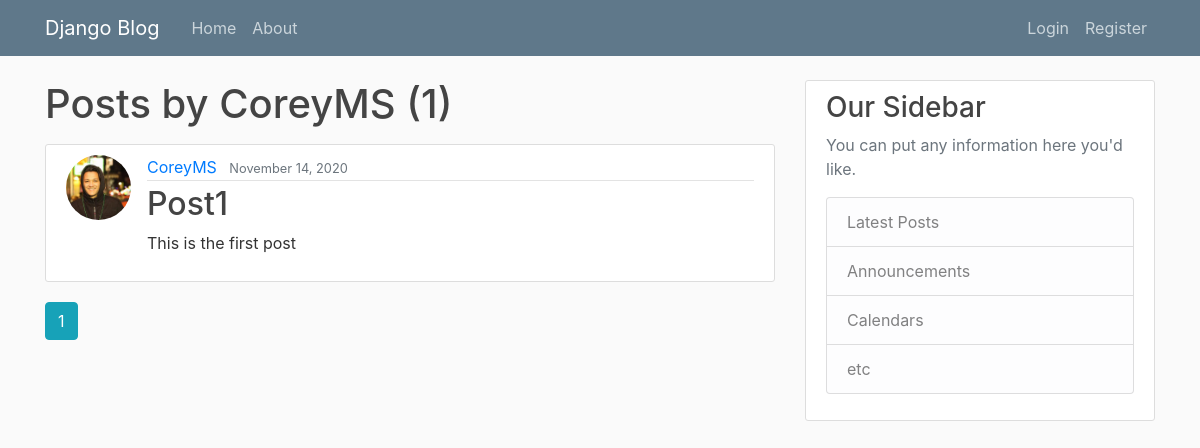
Before: /user/CoreyMS with the older database file.
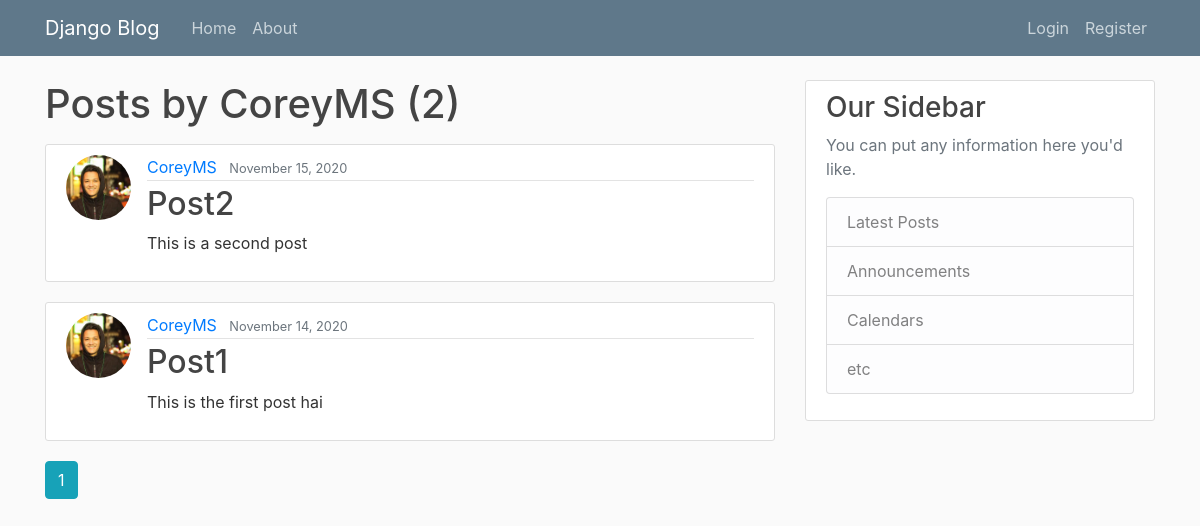
After: the same page with the newer database file.
### blog/models.py (models this page shows, shortened)
class Post(models.Model):
    title = models.CharField(max_length=100)
    content = models.TextField()
    date_posted = models.DateTimeField(default=timezone.now)
    author = models.name = models.ForeignKey(User, on_delete=models.CASCADE)

### users/models.py (models this page shows, shortened)
class Profile(models.Model):
    user = models.OneToOneField(User, on_delete=models.CASCADE)
    image = models.ImageField(default="default.jpg", upload_to="profile_pics")

### blog/views.py (the view)
# urls.py: path('user/<str:username>', UserPostListView.as_view(), name="user-posts"),
class UserPostListView(ListView):
    model = Post
    template_name = "blog/user_posts.html"
    context_object_name = 'posts'
    paginate_by = 5
    def get_queryset(self):
        user = get_object_or_404(User, username=self.kwargs.get('username'))
        return Post.objects.filter(author=user).order_by('-date_posted')

### blog/templates/blog/user_posts.html (shortened to what this page needs)
{% extends "blog/base.html" %}
{% block content %}
<h1 class="mb-3">Posts by {{ view.kwargs.username}} ({{ page_obj.paginator.count }}) </h1>
{% for post in posts %}
<article class="media content-section">
  <img
    class="rounded-circle article-img"
    src="{{post.author.profile.image.url}}"
  />
  <div class="media-body">
    <div class="article-metadata">
      <a class="mr-2" href="{% url 'user-posts' post.author.username %}">{{ post.author }}</a>
      <small class="text-muted">{{ post.date_posted|date:"F d, Y" }}</small>
    </div>
    <h2>
      <a class="article-title" href="{% url 'post-detail' post.id %}"
        >{{ post.title }}</a
      >
    </h2>
    <p class="article-content">{{ post.content }}</p>
  </div>
</article>
{% endfor %}
  {% for num in page_obj.paginator.page_range %}
    {% if page_obj.number == num %}
      <a class="btn btn-info mb-4" href="?page={{num}}">{{num}}</a>
    {% elif num > page_obj.number|add:'-3' and num < page_obj.number|add:'3' %}
      <a class="btn btn-outline-info mb-4" href="?page={{num}}">{{num}}</a>
    {% endif %}
  {% endfor %}
{% endblock content %}

Changed rows visible on the page:
now on this page (row edited): Post: author.profile.image (picture), author "CoreyMS", date_posted "November 15, 2020", title "Post2", content "This is a second post"
changed Post "Post1": content "This is the first post" → "This is the first post hai"
Other visible differences:
{{ page_obj.paginator.count }}: "1" → "2"
